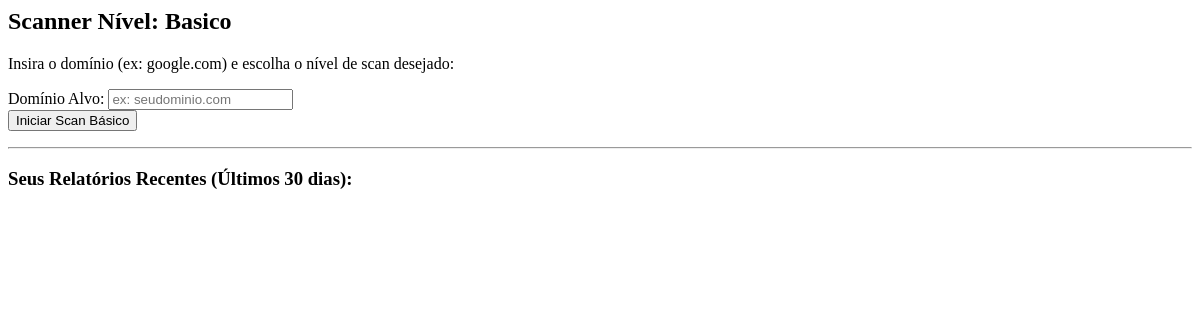
Before: /scaner (signed in) with the older database file.
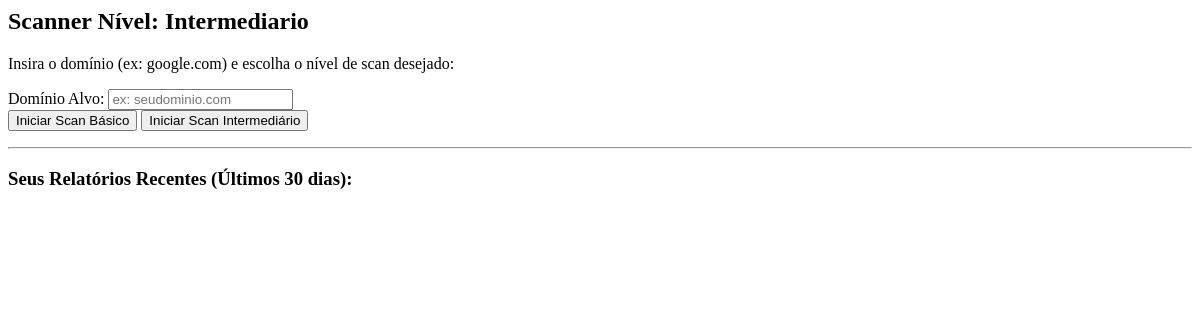
After: the same page with the newer database file.
### app/models.py (models this page shows, shortened)
class Cliente(db.Model):
    id = db.Column(db.Integer, primary_key=True)
    cliente_nome = db.Column(db.String(80), nullable=False)
    cliente_email = db.Column(db.String(320), unique=True, nullable=False)
    cliente_senha = db.Column(db.String(128))
    cliente_status = db.Column(db.String(10), nullable=False, default='ativo')
    nivel_acesso = db.Column(db.String(20), nullable=False, default='basico') #1 cliente só pode ter 1 nível
    relatorios_basicos = db.relationship('RelatorioBasico', backref='cliente', lazy=True, cascade="all, delete-orphan")  #    # Um cliente pode ter VÁRIOS relatórios básicos
    relatorios_intermediarios = db.relationship('RelatorioIntermediario', backref='cliente', lazy=True, cascade="all, delete-orphan")       # Um cliente pode ter VÁRIOS relatórios intermediários
    relatorios_avancados = db.relationship('RelatorioAvancado', backref='cliente', lazy=True, cascade="all, delete-orphan")       # Um cliente pode ter VÁRIOS relatórios avançados

### app/routes.py (the view)
@main_bp.route('/scaner')
def scaner():
    if 'cliente_id' not in session:
        flash('Você precisa estar logado para acessar esta página.', 'warning')
        return redirect(url_for('main.login'))
    cliente = Cliente.query.get(session['cliente_id'])
    return render_template('scaner.html', cliente=cliente)

### app/templates/scaner.html (shortened to what this page needs)
<div class="container">
    <h2>Scanner Nível: {{ cliente.nivel_acesso.title() }}</h2>
    <p>Insira o domínio (ex: google.com) e escolha o nível de scan desejado:</p>
    <form id="scanner-form" method="POST">
        <div class="mb-3">
            <label for="alvo" class="form-label">Domínio Alvo:</label>
            <input type="text" class="form-control" id="alvo" name="alvo" placeholder="ex: seudominio.com" required>
        </div>
        <div class="d-grid gap-2 d-md-block mb-4">
            <button type="submit" class="btn btn-info js-scanner-btn"
                data-url="{{ url_for('main.executar_scanner_basico') }}">
                Iniciar Scan Básico
            </button>
            {% if cliente.nivel_acesso in ['intermediario', 'avancado'] %}
            <button type="submit" class="btn btn-warning js-scanner-btn"
                data-url="{{ url_for('main.executar_scanner_intermediario') }}">
                Iniciar Scan Intermediário
            </button>
            {% endif %}
        </div>
    </form>
    <hr>
    <h3>Seus Relatórios Recentes (Últimos 30 dias):</h3>
</div>

Changed rows visible on the page:
changed Cliente: nivel_acesso "Basico" → "Intermediario"
Other visible differences:
text now shown: "Iniciar Scan Intermediário"
